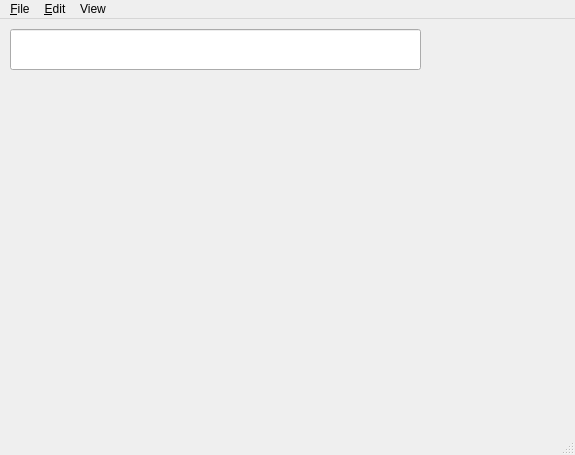
<?xml version="1.0" encoding="UTF-8"?>
<ui version="4.0">
 <class>MainWindow</class>
 <widget class="QMainWindow" name="MainWindow">
  <property name="geometry">
   <rect>
    <x>0</x>
    <y>0</y>
    <width>575</width>
    <height>455</height>
   </rect>
  </property>
  <property name="windowTitle">
   <string>MainWindow</string>
  </property>
  <widget class="QWidget" name="centralwidget">
   <widget class="QLineEdit" name="input">
    <property name="geometry">
     <rect>
      <x>10</x>
      <y>10</y>
      <width>411</width>
      <height>41</height>
     </rect>
    </property>
    <property name="font">
     <font>
      <pointsize>25</pointsize>
     </font>
    </property>
    <property name="text">
     <string/>
    </property>
   </widget>
   <widget class="QLabel" name="output">
    <property name="geometry">
     <rect>
      <x>20</x>
      <y>140</y>
      <width>411</width>
      <height>81</height>
     </rect>
    </property>
    <property name="font">
     <font>
      <pointsize>25</pointsize>
     </font>
    </property>
    <property name="text">
     <string/>
    </property>
   </widget>
   <widget class="QLabel" name="finalOutput">
    <property name="geometry">
     <rect>
      <x>10</x>
      <y>240</y>
      <width>301</width>
      <height>71</height>
     </rect>
    </property>
    <property name="font">
     <font>
      <pointsize>25</pointsize>
     </font>
    </property>
    <property name="text">
     <string/>
    </property>
   </widget>
  </widget>
  <widget class="QMenuBar" name="menubar">
   <property name="geometry">
    <rect>
     <x>0</x>
     <y>0</y>
     <width>575</width>
     <height>24</height>
    </rect>
   </property>
   <widget class="QMenu" name="menuFile">
    <property name="title">
     <string>&amp;File</string>
    </property>
    <addaction name="separator"/>
   </widget>
   <widget class="QMenu" name="menuEdit">
    <property name="title">
     <string>&amp;Edit</string>
    </property>
   </widget>
   <widget class="QMenu" name="menuView">
    <property name="title">
     <string>View</string>
    </property>
   </widget>
   <addaction name="menuFile"/>
   <addaction name="menuEdit"/>
   <addaction name="menuView"/>
  </widget>
  <widget class="QStatusBar" name="statusbar"/>
 </widget>
 <resources/>
 <connections/>
</ui>
